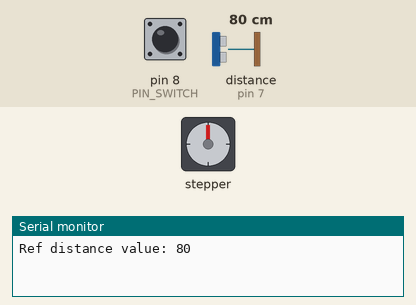
A program run on a simulated Arduino Pro Mini, built with avr-gcc and run on an emulated ATmega328P. Parts: stepper motor, the last lines printed to the serial monitor. Inputs (shaded band) come from the test bench; at power-on: distance to the obstacle (sensor on pin 7) 80 cm, pin 8 (PIN_SWITCH) HIGH. The echo pulse lasts 58.3 µs per cm; stepper angles assume 4076 steps per turn.

Above: at 7.5 s.
7.6 s: distance to the obstacle (sensor on pin 7) set to 2 cm
10.6 s: distance to the obstacle (sensor on pin 7) set to 68 cm
At 12.47 s:
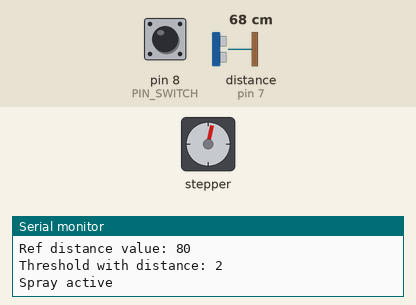
13.6 s: distance to the obstacle (sensor on pin 7) set to 76 cm
At 14.31 s:
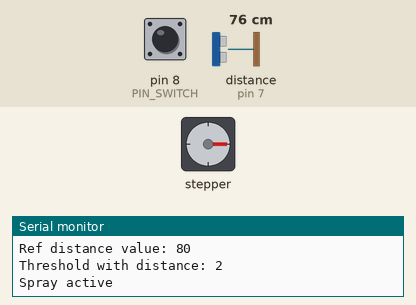
16.6 s: pin 8 (PIN_SWITCH) pulled LOW for 0.15 s
At 17.4 s:
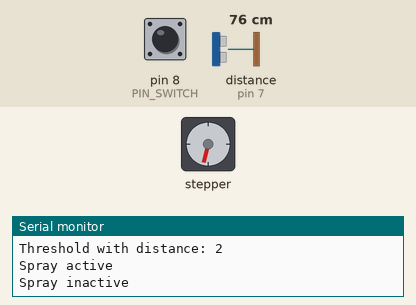
Timing chart, 0 to 19.2 s (numbered marks = the images above; inputs shaded):
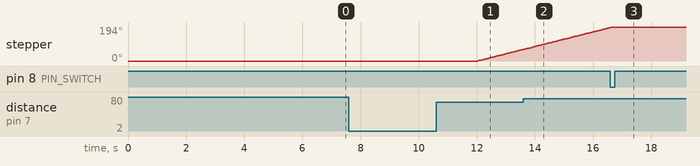

The program:

main.cpp
```cpp
#include <Arduino.h>
#include <Stepper.h>
#include <Ultrasonic.h>

#define REF_MEASURE_COUNT 30
#define DISTANCE_THRESHOLD_PERCENT 0.90
#define THRESHOLD_MAX_DURATION 2000
#define TIME_BETWEEN_READS 200
#define TIME_BETWEEN_SPRAY 10000
#define PIN_SWITCH 8

#define PIN_STEPPER_INPUT_1 2
#define PIN_STEPPER_INPUT_2 3
#define PIN_STEPPER_INPUT_3 4
#define PIN_STEPPER_INPUT_4 5
#define PIN_ULTRASONIC_ECHO 6
#define PIN_ULTRASONIC_TRIG 7

// The gear reduction ratio is approximately 64:1 (tested: 63.68395:1)
// 64 steps per motor rotation x 63.684 gear ratio = 4076 steps per full revolution (approximately)
const int stepsPerRevolution = 4076;

Stepper stepper(stepsPerRevolution,
  PIN_STEPPER_INPUT_1, PIN_STEPPER_INPUT_2,
  PIN_STEPPER_INPUT_3, PIN_STEPPER_INPUT_4);
Ultrasonic ultrasonic(PIN_ULTRASONIC_ECHO, PIN_ULTRASONIC_TRIG);

unsigned int refMeasure = 0;
unsigned long thresholdReachedTimestamp = 0;
unsigned long lastReadTimestamp = 0;
unsigned long lastSprayTimestamp = 0;
bool sprayActive = false;
bool checkSwitch = false;

void powerOffStepper();

void setup() {
  Serial.begin(115200);

  pinMode(PIN_SWITCH, INPUT_PULLUP);

  stepper.setSpeed(7);

  // Assumes that the spray cap is not pushed

  // Mesures the distance 5 times, as reference
  unsigned int nbMeasures = 0;
  unsigned int distanceSum = 0;
  while(nbMeasures < REF_MEASURE_COUNT) {
    delay(TIME_BETWEEN_READS);
    digitalWrite(LED_BUILTIN, HIGH);
    unsigned int distance = ultrasonic.distanceRead();
    if(distance != 0) {
      distanceSum += ultrasonic.distanceRead();
      nbMeasures++;
    }
    digitalWrite(LED_BUILTIN, LOW);
  }
  refMeasure = (int)round(distanceSum / REF_MEASURE_COUNT);
  Serial.print("Ref distance value: ");
  Serial.println(refMeasure);
}

void loop() {
  if(!sprayActive) {
    // - Let's avoid any echo from the previous reading
    if(millis() - lastReadTimestamp > TIME_BETWEEN_READS && millis() - lastSprayTimestamp > TIME_BETWEEN_SPRAY) {
      lastReadTimestamp = millis();

      // - If the distance is less than 90%, the threshold is reached
      unsigned int distance = ultrasonic.distanceRead();
      if(distance != 0 && distance < refMeasure * DISTANCE_THRESHOLD_PERCENT) {
        if(thresholdReachedTimestamp == 0) {
          thresholdReachedTimestamp = millis();
          Serial.print("Threshold with distance: ");
          Serial.println(distance);
        } else if(millis() - thresholdReachedTimestamp >= THRESHOLD_MAX_DURATION) {
          // If after few seconds, the distance is still not closed to the reference, spray 1 time
          if(!sprayActive) {
            Serial.println("Spray active");
            sprayActive = true;
          }
        }
      } else if(thresholdReachedTimestamp != 0) {
        thresholdReachedTimestamp = 0;
        Serial.println("Latched");
      }
    }

    // Active built-in led when threshold reached
    digitalWrite(LED_BUILTIN, thresholdReachedTimestamp != 0 ? HIGH : LOW);
  } else {
    // step 1/100 of a revolution:
    stepper.step(stepsPerRevolution / 100);

    if(!checkSwitch && digitalRead(PIN_SWITCH) == HIGH) {
      checkSwitch = true;
    } else if(checkSwitch && digitalRead(PIN_SWITCH) == LOW) {
      lastSprayTimestamp = millis();
      checkSwitch = false;
      sprayActive = false;
      thresholdReachedTimestamp = 0;
      powerOffStepper();
      Serial.println("Spray inactive");
    }
  }
}

void powerOffStepper() {
  digitalWrite(PIN_STEPPER_INPUT_1, LOW);
  digitalWrite(PIN_STEPPER_INPUT_2, LOW);
  digitalWrite(PIN_STEPPER_INPUT_3, LOW);
  digitalWrite(PIN_STEPPER_INPUT_4, LOW);
}
```

Measured:
- the behaviour switches between 71 and 72 cm on distance to the obstacle (sensor on pin 7) (found by bisection; images 1 and 2)
- after the input at 16.6 s, stepper: goes on until 16.7 s, then stays 194°
